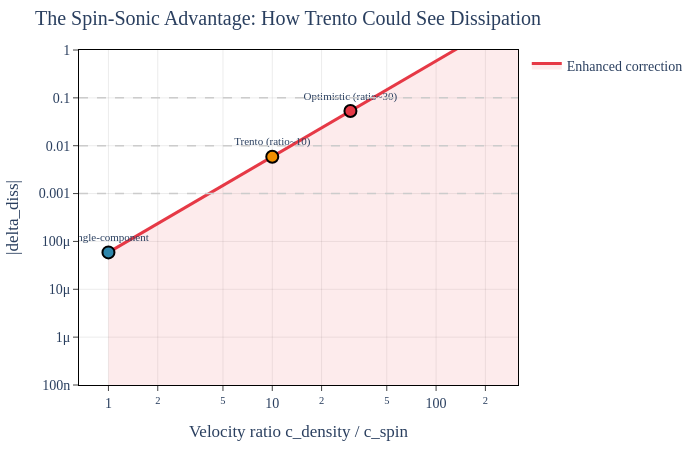

This figure's notebook cell:
### Markdown cell above
## The spin-sonic advantage

In a normal (single-component) BEC, the dissipative correction $\delta_{\text{diss}}$ is extremely small -- around $10^{-5}$. That is far below any current experimental sensitivity.

But in a **two-component BEC** (like the Trento sodium experiment), there are two types of sound waves:
- **Density waves** at speed $c_{\text{density}}$ (fast)
- **Spin waves** at speed $c_{\text{spin}}$ (slow, tunable)

The analog black hole is built from the *spin* sound speed. The dissipative correction is then enhanced by a factor:

$$\text{Enhancement} = \left(\frac{c_{\text{density}}}{c_{\text{spin}}}\right)^2$$

For a velocity ratio of 10, this is a factor of 100. For a ratio of 30, it is 900. This could push $\delta_{\text{diss}}$ into the observable range.

### Code cell
# viz-ref: fig_spin_sonic_enhancement_phase3
# Why Trento's two-component BEC amplifies corrections

c_ratio = np.logspace(0, 2.5, 300)
enhancement = c_ratio**2

delta_diss_baseline = experiments["Steinhauer"]["delta_diss"]
delta_diss_enhanced = delta_diss_baseline * enhancement

fig = go.Figure()

fig.add_trace(
    go.Scatter(
        x=c_ratio,
        y=delta_diss_enhanced,
        mode="lines",
        line=dict(color=COLORS["dissipative"], width=3),
        name="Enhanced correction",
        fill="tozeroy",
        fillcolor="rgba(230, 57, 70, 0.1)",
    )
)

# Mark key points
markers = [
    (1, delta_diss_baseline, "Single-component", COLORS["Steinhauer"]),
    (10, delta_diss_baseline * 100, "Trento (ratio~10)", COLORS["Trento"]),
    (30, delta_diss_baseline * 900, "Optimistic (ratio~30)", COLORS["dissipative"]),
]
for x, y, label, color in markers:
    fig.add_trace(
        go.Scatter(
            x=[x],
            y=[y],
            mode="markers+text",
            marker=dict(size=12, color=color, line=dict(width=2, color="black")),
            text=[label],
            textposition="top center",
            textfont=dict(size=11),
            showlegend=False,
        )
    )

# Sensitivity lines
for val, label in [
    (0.1, "10% sensitivity (current)"),
    (0.01, "1% (near-term)"),
    (0.001, "0.1% (projected)"),
]:
    fig.add_hline(
        y=val,
        line=dict(color=COLORS["sensitivity"], width=1.5, dash="dash"),
        annotation_text=label,
        annotation_position="right",
        annotation_font=dict(size=10, color="#888"),
    )

apply_layout(
    fig,
    title="The Spin-Sonic Advantage: How Trento Could See Dissipation",
    xaxis_title="Velocity ratio c_density / c_spin",
    yaxis_title="|delta_diss|",
    xaxis_type="log",
    yaxis_type="log",
    height=450,
    width=700,
    yaxis_range=[-7, 0],
)

fig.show()

print("The horizontal lines show different experimental sensitivity levels.")
print("With a velocity ratio of ~30, dissipative corrections become observable!")

### Figure 1 — Plotly figure (JSON) as saved in the notebook; plotly's stock layout.template omitted (floating-point values rounded to 4 significant figures; data arrays with more than 128 entries replaced by an {"elided": "..."} marker saying what was removed)
{"data": [{"fill": "tozeroy", "fillcolor": "rgba(230, 57, 70, 0.1)", "line": {"color": "#E63946", "width": 3}, "mode": "lines", "name": "Enhanced correction", "type": "scatter", "x": {"elided": "300 float values"}, "y": {"elided": "300 float values"}}, {"marker": {"color": "#2E86AB", "line": {"color": "black", "width": 2}, "size": 12}, "mode": "markers+text", "showlegend": false, "text": ["Single-component"], "textfont": {"size": 11}, "textposition": "top center", "type": "scatter", "x": [1], "y": [5.898e-05]}, {"marker": {"color": "#F18F01", "line": {"color": "black", "width": 2}, "size": 12}, "mode": "markers+text", "showlegend": false, "text": ["Trento (ratio~10)"], "textfont": {"size": 11}, "textposition": "top center", "type": "scatter", "x": [10], "y": [0.005898]}, {"marker": {"color": "#E63946", "line": {"color": "black", "width": 2}, "size": 12}, "mode": "markers+text", "showlegend": false, "text": ["Optimistic (ratio~30)"], "textfont": {"size": 11}, "textposition": "top center", "type": "scatter", "x": [30], "y": [0.05308]}], "layout": {"annotations": [{"font": {"color": "#888", "size": 10}, "showarrow": false, "text": "10% sensitivity (current)", "x": 1, "xanchor": "left", "xref": "x domain", "y": 0.1, "yanchor": "middle", "yref": "y"}, {"font": {"color": "#888", "size": 10}, "showarrow": false, "text": "1% (near-term)", "x": 1, "xanchor": "left", "xref": "x domain", "y": 0.01, "yanchor": "middle", "yref": "y"}, {"font": {"color": "#888", "size": 10}, "showarrow": false, "text": "0.1% (projected)", "x": 1, "xanchor": "left", "xref": "x domain", "y": 0.001, "yanchor": "middle", "yref": "y"}], "font": {"family": "CMU Serif, Computer Modern, Times New Roman, serif", "size": 14}, "height": 450, "margin": {"b": 60, "l": 70, "r": 30, "t": 50}, "paper_bgcolor": "white", "plot_bgcolor": "white", "shapes": [{"line": {"color": "#CCCCCC", "dash": "dash", "width": 1.5}, "type": "line", "x0": 0, "x1": 1, "xref": "x domain", "y0": 0.1, "y1": 0.1, "yref": "y"}, {"line": {"color": "#CCCCCC", "dash": "dash", "width": 1.5}, "type": "line", "x0": 0, "x1": 1, "xref": "x domain", "y0": 0.01, "y1": 0.01, "yref": "y"}, {"line": {"color": "#CCCCCC", "dash": "dash", "width": 1.5}, "type": "line", "x0": 0, "x1": 1, "xref": "x domain", "y0": 0.001, "y1": 0.001, "yref": "y"}], "title": {"text": "The Spin-Sonic Advantage: How Trento Could See Dissipation"}, "width": 700, "xaxis": {"gridcolor": "rgba(0,0,0,0.08)", "linecolor": "black", "linewidth": 1, "mirror": true, "showgrid": true, "showline": true, "ticks": "outside", "title": {"text": "Velocity ratio c_density / c_spin"}, "type": "log", "zeroline": true, "zerolinecolor": "rgba(0,0,0,0.2)"}, "yaxis": {"gridcolor": "rgba(0,0,0,0.08)", "linecolor": "black", "linewidth": 1, "mirror": true, "range": [-7, 0], "showgrid": true, "showline": true, "ticks": "outside", "title": {"text": "|delta_diss|"}, "type": "log", "zeroline": true, "zerolinecolor": "rgba(0,0,0,0.2)"}}}
